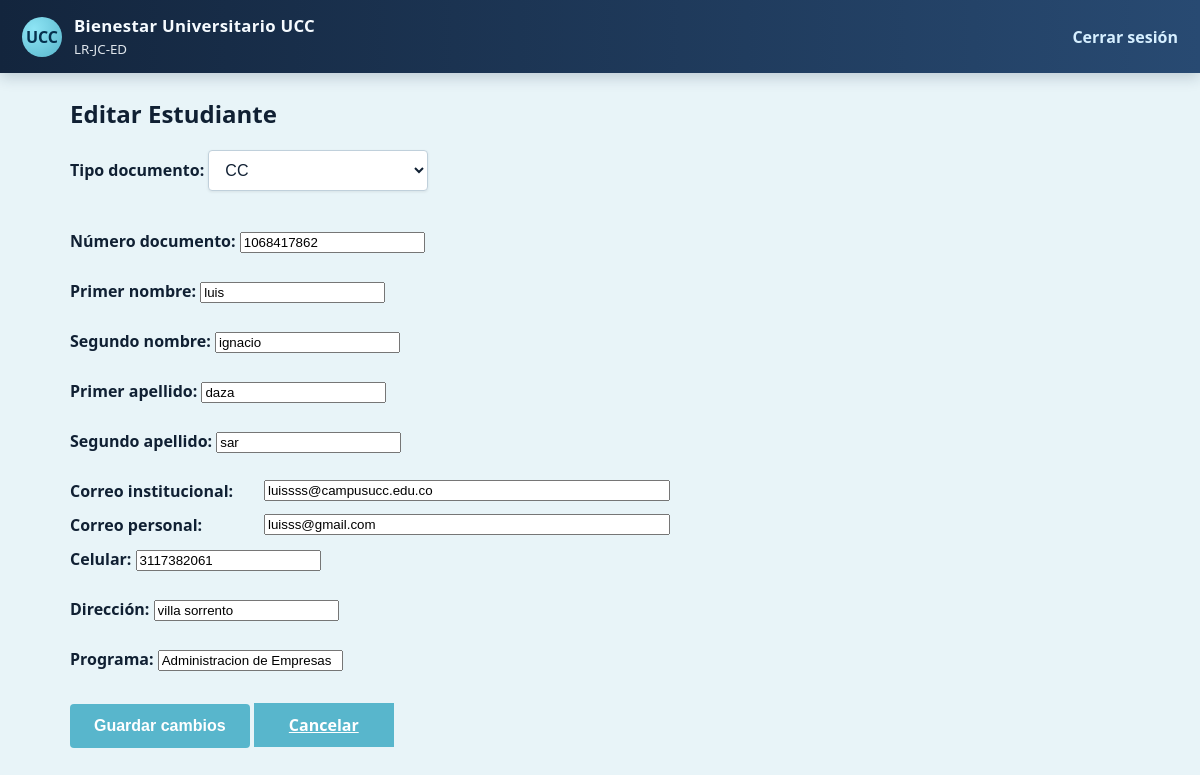
/admin/students/2/edit (signed in), run on the app's committed database.
### models.py (models this page shows)
class Student(db.Model):
    __tablename__ = 'students'
    id = db.Column(db.Integer, primary_key=True)
    tipo_documento = db.Column(db.String(10), nullable=False)
    numero_documento = db.Column(db.String(50), unique=True, nullable=False)
    primer_nombre = db.Column(db.String(80), nullable=False)
    segundo_nombre = db.Column(db.String(80))
    primer_apellido = db.Column(db.String(80), nullable=False)
    segundo_apellido = db.Column(db.String(80))
    correo_institucional = db.Column(db.String(120))
    correo_personal = db.Column(db.String(120))
    celular = db.Column(db.String(40))
    direccion = db.Column(db.String(200))
    programa = db.Column(db.String(120))

### app.py (the view, shortened to what this page needs)
@app.route('/admin/students/<int:student_id>/edit', methods=['GET', 'POST'])
@login_required
def edit_student(student_id):
    if current_user.rol != 'admin':
        flash('Acceso denegado', 'danger')
        return redirect(url_for('index'))
    student = db.session.get(Student, student_id)
    if not student:
        flash('Estudiante no encontrado', 'danger')
        return redirect(url_for('admin_dashboard'))
    return render_template('admin_edit_student.html', student=student)

### app.py (called while the page is built, shortened)
@login_manager.user_loader
def load_user(user_id):
    try:
        return db.session.get(User, int(user_id))
    except Exception:
        return None

@app.context_processor
def inject_csrf_token():
    return {'csrf_token': get_csrf_token}

@app.before_request
def protect_from_csrf():
    if not app.config.get('SECURITY_HARDENING_ENABLED', False):
        return None

@app.after_request
def set_security_headers(response):
    if not app.config.get('SECURITY_HARDENING_ENABLED', False):
        return response

@app.before_request
def enforce_session_inactivity_timeout():
    if not app.config.get('SECURITY_HARDENING_ENABLED', False):
        return None

@app.before_request
def force_student_password_change():
    if not getattr(current_user, 'is_authenticated', False):
        return None
    if not session.get('force_password_change'):
        return None
    allowed_endpoints = {'change_password', 'logout', 'static'}
    if request.endpoint in allowed_endpoints:
        return None
    return redirect(url_for('change_password'))

### templates/admin_edit_student.html (shortened to what this page needs)
{% extends 'base.html' %}
{% block content %}
  <h2>Editar Estudiante</h2>
  <form method="post">
    <label>Tipo documento:
      <select name="tipo_documento" required>
        <option value="cc" {% if student.tipo_documento == 'cc' %}selected{% endif %}>CC</option>
      </select>
    </label><br>
    <label>Número documento: <input name="numero_documento" required value="{{ student.numero_documento or '' }}"></label><br>
    <label>Primer nombre: <input name="primer_nombre" required value="{{ student.primer_nombre or '' }}"></label><br>
    <label>Segundo nombre: <input name="segundo_nombre" value="{{ student.segundo_nombre or '' }}"></label><br>
    <label>Primer apellido: <input name="primer_apellido" required value="{{ student.primer_apellido or '' }}"></label><br>
    <label>Segundo apellido: <input name="segundo_apellido" value="{{ student.segundo_apellido or '' }}"></label><br>
    <div class="field-row">
      <label for="correo_institucional">Correo institucional:</label>
      <input id="correo_institucional" name="correo_institucional" type="email" required pattern="[A-Za-z0-9._%+-]+@campusucc\.edu\.co" title="Debe usar una cuenta @campusucc.edu.co" value="{{ student.correo_institucional or '' }}">
    </div>
    <div class="field-row">
      <label for="correo_personal">Correo personal:</label>
      <input id="correo_personal" name="correo_personal" type="email" value="{{ student.correo_personal or '' }}">
    </div>
    <label>Celular: <input name="celular" value="{{ student.celular or '' }}"></label><br>
    <label>Dirección: <input name="direccion" value="{{ student.direccion or '' }}"></label><br>
    <label>Programa: <input name="programa" value="{{ student.programa or '' }}"></label><br>
    <button type="submit">Guardar cambios</button>
    <a class="btn" href="{{ url_for('admin_dashboard') }}">Cancelar</a>
  </form>
{% endblock %}

### static/styles.css (style rules this page uses)
:root { --ucc-azul-900: #13253d; --ucc-azul-800: #1a324f; --ucc-azul-700: #284a72; --ucc-azul-500: #2f7fc1; --ucc-cyan-400: #58b6cc; --campus-btn: #58b6cc; --campus-btn-hover: #6ec4d8; --text-100: #f6fbff; --text-900: #102033; --bg-soft: #f3f7fb; --ok: #1f8a43; --warn: #ad7300; --bad: #b43838; --card-shadow: 0 10px 28px rgba(15, 39, 66, 0.16); }
* { box-sizing: border-box; }
body { margin: 0; font-family: "Segoe UI", Tahoma, Geneva, Verdana, sans-serif; background-color: #e8f4f8; color: var(--text-900); }
body::before { content: ""; position: fixed; inset: 0; background: none; z-index: 0; pointer-events: none; }
.btn { border: 0; border-radius: 0; padding: 0 18px; min-width: 140px; height: 44px; display: inline-flex; align-items: center; justify-content: center; font-weight: 700; background: var(--campus-btn); color: #ffffff; cursor: pointer; text-align: center; }
button, .btn { padding: 0 18px; font-size: 1rem; min-width: 140px; height: 44px; display: inline-flex; align-items: center; justify-content: center; }
.container h2, .container h3 { color: var(--text-900); font-weight: 700; margin-top: 0; }
.container label { display: block; margin-bottom: 5px; font-weight: 600; color: var(--text-900); }
.field-row { display: grid; grid-template-columns: 180px 1fr; align-items: center; gap: 14px; margin-bottom: 12px; }
.field-row label { display: block; margin-bottom: 0; }
.field-row input, .field-row select { width: 100%; max-width: 100%; }
.container input[type="text"], .container input[type="password"], .container input[type="number"], .container input[type="date"], .container textarea, .container select { width: auto; padding: 10px 12px; margin-bottom: 12px; border: 1px solid #c0d0db; border-radius: 4px; font-size: 1rem; background: #ffffff; color: var(--text-900); box-shadow: 0 1px 3px rgba(0, 0, 0, 0.08); }
.container input[type="email"], .container textarea { width: 100%; }
.container select { min-width: 220px; max-width: 320px; }
.container form { max-width: 600px; }
.container button[type="submit"] { background: var(--campus-btn); color: white; border: none; padding: 12px 24px; border-radius: 4px; font-weight: 600; cursor: pointer; font-size: 1rem; margin-top: 6px; }

### data on the page
Student: tipo_documento "CC", numero_documento "1068417862", primer_nombre "luis", segundo_nombre "ignacio", primer_apellido "daza", segundo_apellido "sar", correo_institucional "luissss@campusucc.edu.co", correo_personal "luisss@gmail.com", celular "3117382061", direccion "villa sorrento", programa "Administracion de Empresas"
